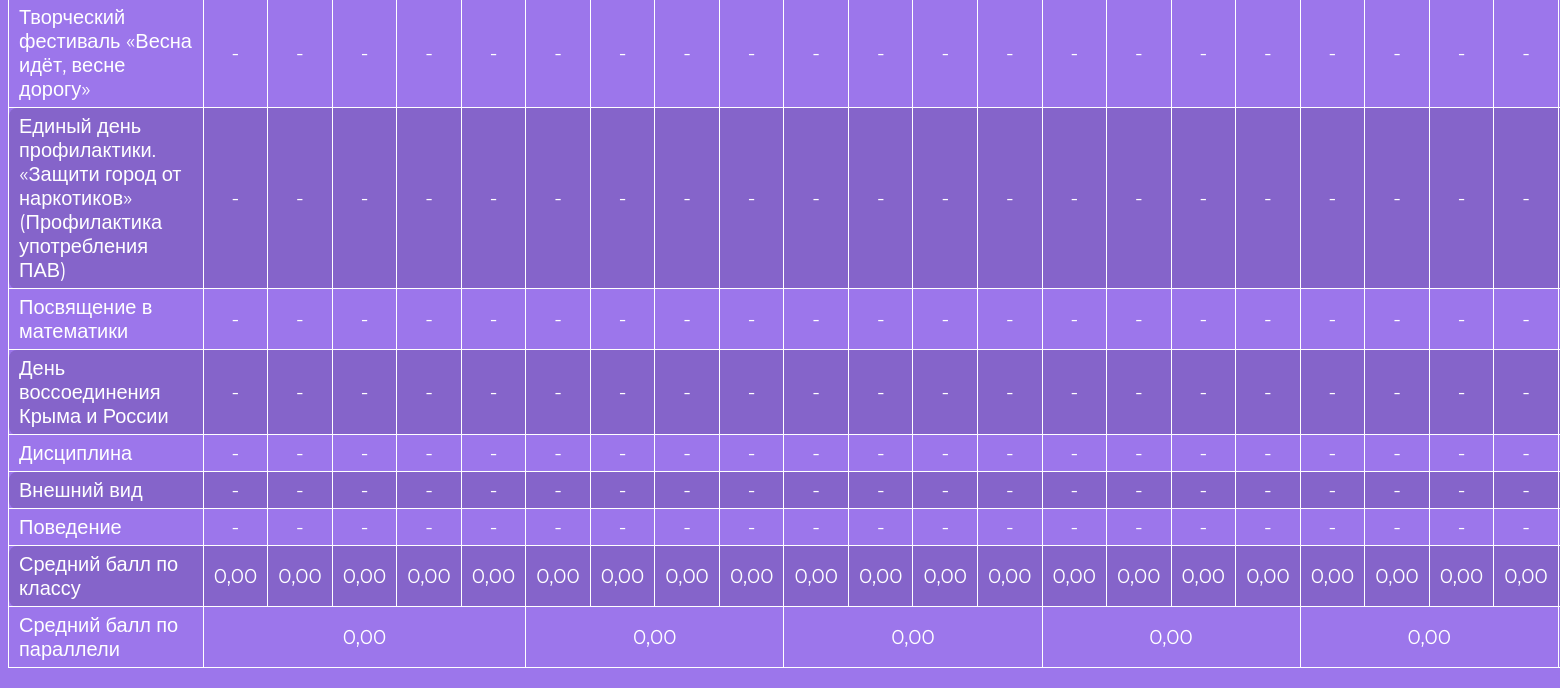
The page /high/ (lower part) on the database as committed earlier.
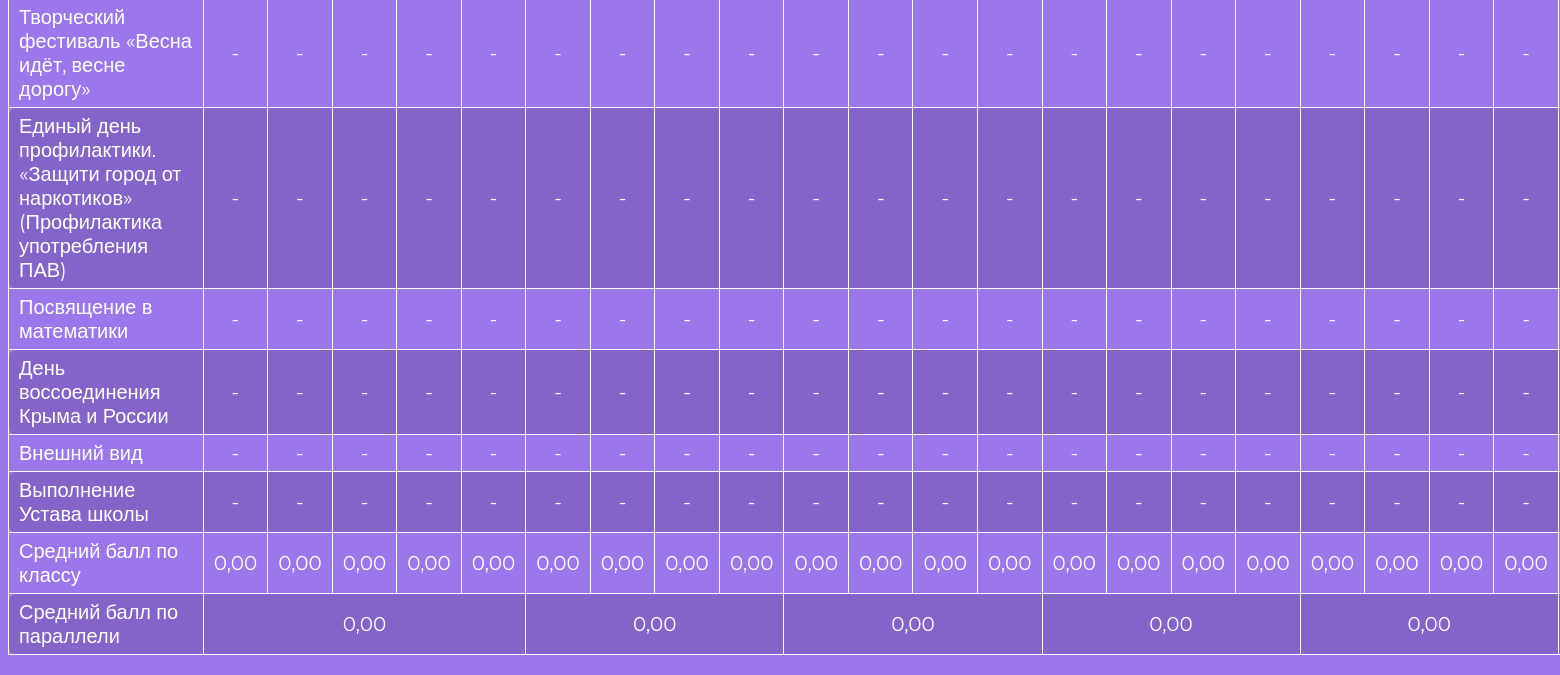
The same page on the database as committed later.
### score/models.py (models this page shows, shortened)
class Event(models.Model):
    name = models.CharField(max_length=200, verbose_name='Название мероприятия')
    date = models.DateField(verbose_name='Дата мероприятия', blank=True, null=True)
    is_visible = models.BooleanField(default=True, verbose_name='Видимость')
    is_below = models.BooleanField(default=False, verbose_name='Прикрепить снизу')

class SchoolClass(models.Model):
    class_number = models.IntegerField(
        validators=[
            MinValueValidator(1, message='Номер класса должен быть не менее 1.'),
            MaxValueValidator(11, message='Номер класса должен быть не более 11.')
        ],
        verbose_name='Номер класса'
    )
    class_letter = models.CharField(
        max_length=1,
        validators=[
            RegexValidator(
                regex='^[А-Я]$',
                message='Введите одну кириллическую букву.',
                code='invalid_class_letter'
            )
        ],
        verbose_name='Буква класса'
    )
    def __str__(self):
        return f"{self.class_number}{self.class_letter}"

### score/views.py (the view)
# urls.py: path('high/', views.HighSchoolView, name='high'),
def HighSchoolView(request):
    school_classes = SchoolClass.objects.filter(class_number__gte=5, class_number__lte=11).order_by('class_number', 'class_letter')
    events = Event.objects.all().filter(is_visible=True).order_by('is_below', 'date',)
    score_matrix = []
    for event in events:
        row = {'event': event, 'scores': []}
        for school_class in school_classes:
            score = Score.objects.filter(event=event, schoolclass=school_class).first()
            row['scores'].append(score)
        score_matrix.append(row)
    average_scores = {}
    for school_class in school_classes:
        average_score = Score.objects.filter(schoolclass=school_class).aggregate(Avg('rating'))['rating__avg']
        average_scores[school_class] = average_score if average_score is not None else 0
    average_scores_by_number = {}
    for school_class in school_classes:
        class_number = school_class.class_number
        if class_number in average_scores_by_number:
            average_scores_by_number[class_number].append(average_scores[school_class])
        else:
            average_scores_by_number[class_number] = [average_scores[school_class]]
    overall_average_scores = {}
    for class_number, scores_list in average_scores_by_number.items():
        valid_scores_list = [score for score in scores_list if score is not None]
        overall_average_scores[class_number] = {'avg_score': sum(valid_scores_list) / len(valid_scores_list) if valid_scores_list else 0,
                                                'class_count': len(scores_list)}
    context = {'score_matrix': score_matrix, 'overall_average_scores': overall_average_scores, 'average_scores': average_scores, 'school_classes': school_classes}
    return render(request, 'HighSchool.html', context)

### templates/HighSchool.html (shortened to what this page needs)
{% extends 'base.html' %}
{% block content %}
    <table>
        <tbody>
            {% for row in score_matrix %}
                <tr>
                    <td class="row-start">{{ row.event.name }}</td>
                    {% for score in row.scores %}
                        {% if score and score.schoolclass.class_number >= 5 and score.schoolclass.class_number <= 11 %}
                            <td>
                                <a href="{% url 'score_update' pk=score.pk param=0 %}">{{ score.rating }}</a>
                            </td>
                        {% else %}
                            <td>-</td>
                        {% endif %}
                    {% endfor %}
                </tr>
            {% endfor %}
                <tr>
                    <td class="row-start">
                        Средний балл по классу
                    </td>
                    {% for school_class, avg_score in average_scores.items %}
                        {% if school_class.class_number >= 5 and school_class.class_number <= 11 %}
                            <td>
                                {{ avg_score|floatformat:"2"  }}
                            </td>
                        {% endif %}
                    {% endfor %}
                </tr>
                <tr>
                    <td  class="row-start">
                        Средний балл по параллели
                    </td>
                    {% for class_number, data in overall_average_scores.items%}
                        {% if class_number >= 5 %}
                            <td colspan="{{ data.class_count }}">
                                {{ data.avg_score|floatformat:"2" }}
                            </td>
                        {% endif %}
                    {% endfor %}
                </tr>
        </tbody>
    </table>
{% endblock content %}

Rows that differ between the two databases and show on the page:
removed Event: event.name "Дисциплина"
removed Event: event.name "Поведение"
added Event: event.name "Выполнение Устава школы"
